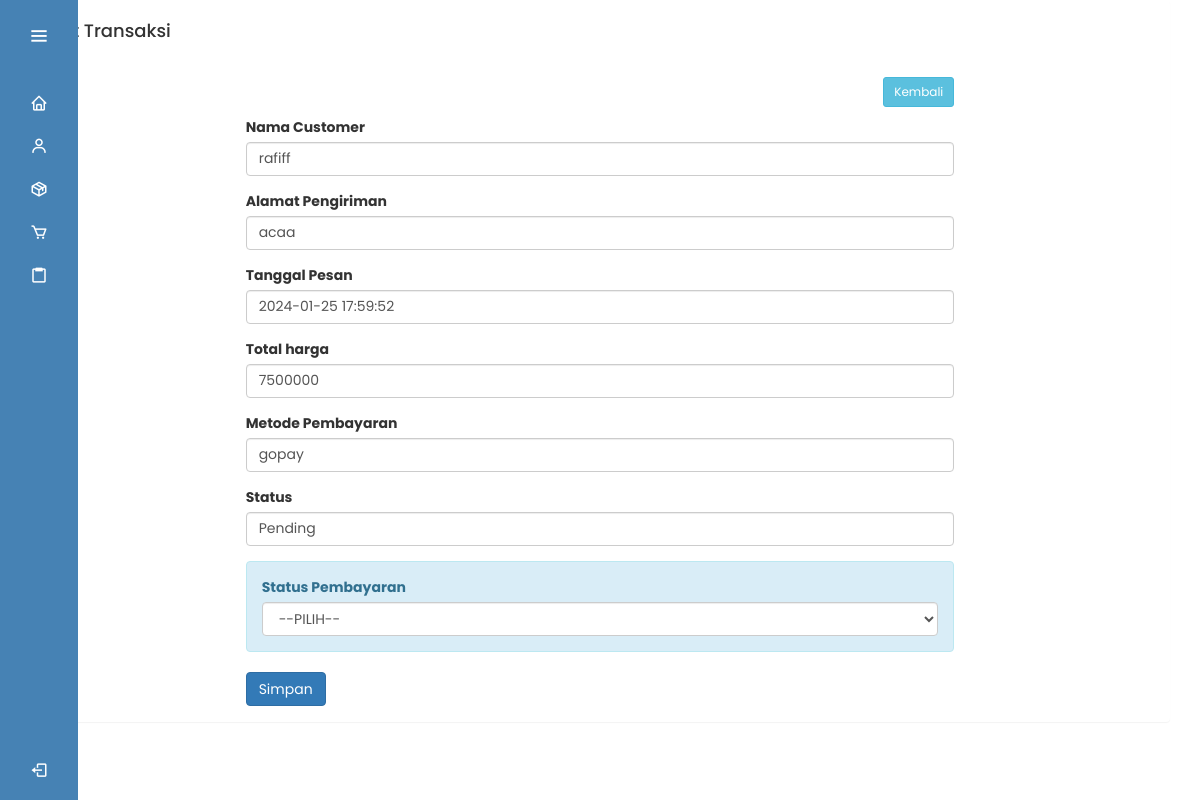
The app's page /admin/transaksi_edit.php?id_transaksi=98 with its own data.
### tables this page shows
CREATE TABLE `transaksi` (
  `id_order` int(11) NOT NULL,
  `order_id` varchar(255) NOT NULL,
  `id_user` int(11) NOT NULL,
  `alamat_pengiriman` text NOT NULL,
  `metode_pembayaran` varchar(50) NOT NULL,
  `tanggal_pesan` timestamp NOT NULL DEFAULT current_timestamp(),
  `status` varchar(100) NOT NULL,
  `status_pembayaran` varchar(255) NOT NULL,
  `total_harga` bigint(100) NOT NULL
);

CREATE TABLE `customer` (
  `id_customer` int(11) NOT NULL,
  `nama` varchar(255) NOT NULL,
  `jenis_kelamin` varchar(255) NOT NULL,
  `tanggal_lahir` varchar(255) NOT NULL,
  `phone` varchar(255) NOT NULL,
  `id_user` int(11) NOT NULL,
  `id_alamat` int(11) NOT NULL
);

### admin/transaksi_edit.php (the view, shortened to what this page needs)
<!DOCTYPE html>
<html lang="en">
<head>
    <link rel="stylesheet" href="style.css">
    <link href='https://unpkg.com/boxicons@2.1.4/css/boxicons.min.css' rel='stylesheet'>
    <link rel="stylesheet" href="assets/css/bootstrap.css">
</head>
<?php include 'sidebar.php'; ?>
<?php include 'koneksi.php'; ?>
<div class="container">
    <div class="panel">
        <div class="panel-heading">
            <h4>Edit Transaksi</h4>
        </div>
        <div class="panel-body">
            <div class="col-md-8 col-md-offset-2">
                <a href="transaksi.php" class="btn btn-sm btn-info pull-right">Kembali</a>
                <br /><br />
                <?php
               if (isset($_GET['id_transaksi'])) {
                $id = $_GET['id_transaksi'];
                $sql = "SELECT transaksi.*, customer.nama AS customer_nama
                FROM transaksi
                INNER JOIN customer ON transaksi.id_user = customer.id_user
                WHERE transaksi.id_order = $id";
                $result = $koneksi->query($sql);
                if ($result->num_rows > 0) {
                    $row = $result->fetch_assoc();
                } else {
                    echo "No results found for ID: $id";
                    exit();
                }
            } else {
                echo "ID not provided in the URL";
                exit();
            }
                ?>
                    <form method="post" action="update-transaksi.php">
                        <div class="form-group">
                            <label>Nama Customer</label>
                            <input type="text" class="form-control" name="nama" placeholder="Masukkan nama anda" value="<?php echo $row['customer_nama']; ?>">
                        </div>
                        <div class="form-group">
                            <label>Alamat Pengiriman</label>
                            <input type="text" class="form-control" name="alamat_pengiriman" placeholder="Masukkan alamat anda" value="<?php echo $row['alamat_pengiriman']; ?>">
                        </div>
                        <div class="form-group">
                            <label>Tanggal Pesan</label>
                            <input type="text" class="form-control" name="tanggal_pesan" placeholder="Masukkan tanggal pesan" value="<?php echo $row['tanggal_pesan']; ?>">
                        </div>
                        <div class="form-group">
                            <label>Total harga</label>
                            <input type="text" class="form-control" name="total_harga" placeholder="Masukan total harga" value="<?php echo $row['total_harga']; ?>">
                        </div>
                        <div class="form-group">
                            <label>Metode Pembayaran</label>
                            <input type="text" class="form-control" name="metode_pembayaran" placeholder="Masukan total pembayaran" value="<?php echo $row['metode_pembayaran']; ?>">
                        </div>
                        <div class="form-group">
                            <label>Status</label>
                            <input type="text" class="form-control" name="status" placeholder="Masukan status" value="<?php echo $row['status']; ?>">
                        </div>
                        <div class="form-group alert alert-info">
                            <label>Status Pembayaran</label>
                            <select class="form-control" name="status_pembayaran" required="required">
                               <option value="" selected>--PILIH--</option>
                            </select>
                        </div>
                        <input type="submit" class="btn btn-primary" value="Simpan">
                    </form>
            </div>
        </div>
    </div>
</div>

### admin/style.css (style rules this page uses)
* { padding: 0%; margin: 0%; box-sizing: border-box; font-family: 'Poppins', sans-serif; }

### records on screen
transaksi: nama "rafiff", alamat_pengiriman "acaa", tanggal_pesan "2024-01-25 17:59:52", total_harga "7500000", metode_pembayaran "gopay", status "Pending"
